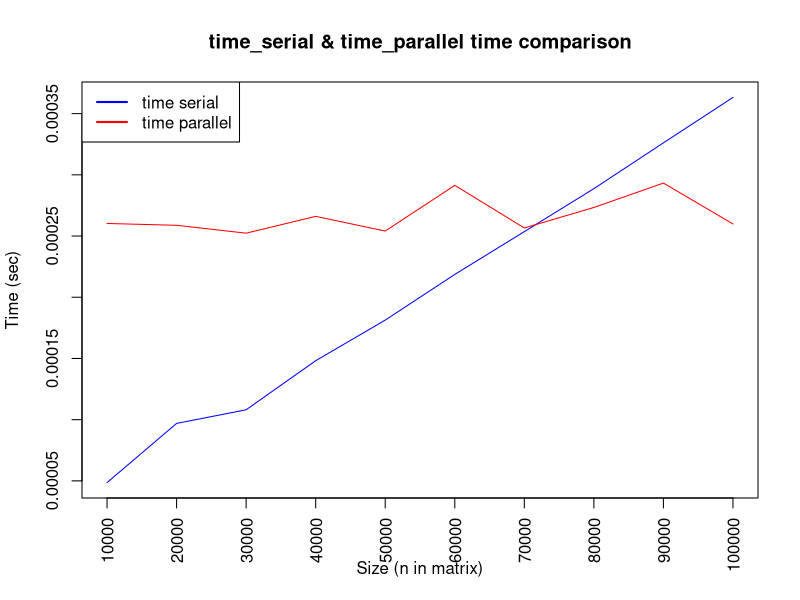
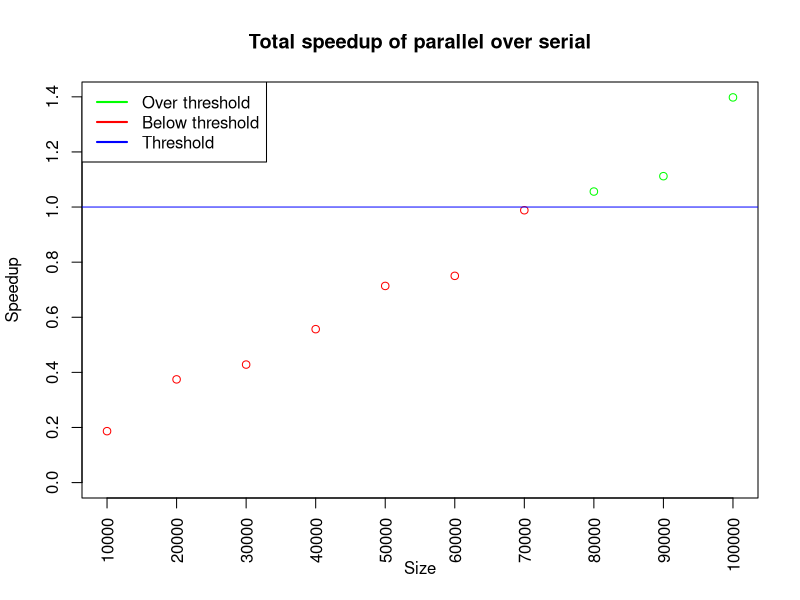

Here is the R script that generated these plots, in order:
#!/usr/bin/Rscript



data1=read.table("threshold_serial.dat")
data2=read.table("threshold_parallel.dat")

png(file = "threshold_times.png", bg = "white")


size <- data1[,1]
time_serial <- data1[,2]
time_parallel <- data2[,2]

speedup  <- time_serial / time_parallel

plot( time_serial, type = "l", col = "blue", main="time_serial & time_parallel time comparison", xlab="Size (n in matrix)", ylab="Time (sec)", xaxt='n')
axis(1, at=1:(length(size)), labels=size[1:length(size)], las=2)

lines(time_parallel, type="l", col = "red") 

legend("topleft", legend=c("time serial", "time parallel"), lty=c(1,1), lwd=c(2,2), col=c("blue", "red"))


png(file = "threshold_speedup.png", bg = "white")

plot( speedup, col = ifelse(speedup>1, "green", "red"), main="Total speedup of parallel over serial", xlab="Size", ylab="Speedup", xaxt='n', ylim=c(0,max(speedup)))
abline(h=1, col = "blue") 
legend("topleft", legend=c( "Over threshold", "Below threshold", "Threshold"), lty=c(1,1), lwd=c(2,2), col=c("green", "red", "blue"))
axis(1, at=1:(length(size)), labels=size[1:length(size)], las=2)



